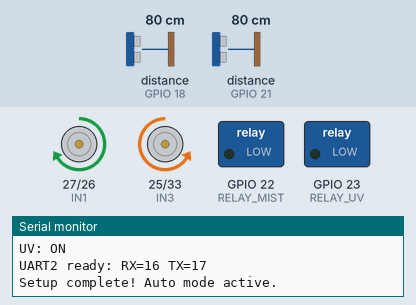
Simulated run of this sketch. Board: ESP32. On the bench: motor-driver pin pairs drawn as motors (green arrow = first pin HIGH = forward, orange = second pin HIGH = backward, longer = more drive, scaled by the enable pin), switched loads named in the sketch (green lamp = pin HIGH), the last lines printed to the serial monitor. Wiring (inferred from the names in the program): 2 × ultrasonic range finder: trigger GPIO 5, echo GPIO 18 / trigger GPIO 19, echo GPIO 21. Inputs (shaded band) come from the test bench; at power-on: distance to the obstacle (sensors on GPIO 18, GPIO 21) 80 cm. The echo pulse lasts 58.3 µs per cm; pins used as bus, display or sensor lines are not drawn.

Above: at 1.2 s.
1.3 s: distance to the obstacle (sensor on GPIO 18) set to 33 cm
4.3 s: distance to the obstacle (sensor on GPIO 18) set to 28 cm
At 4.9 s:
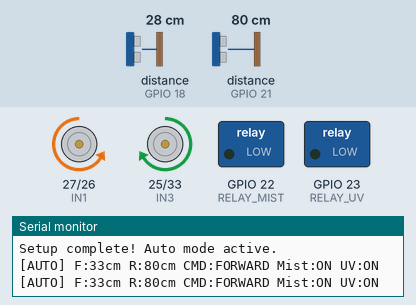
At 6.3 s:
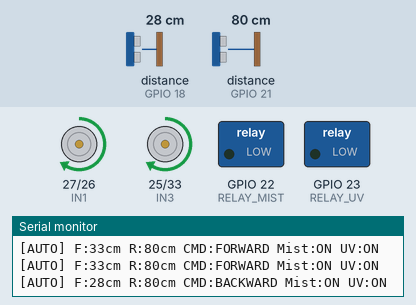
7.3 s: distance to the obstacle (sensor on GPIO 21) set to 33 cm
At 7.7 s:
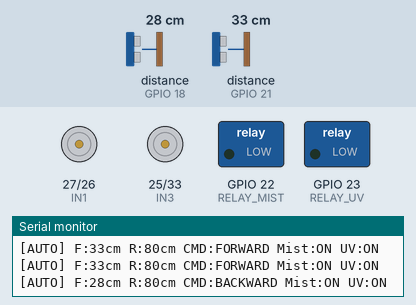
10.3 s: distance to the obstacle (sensor on GPIO 21) set to 27 cm
Timing chart, 0 to 20.3 s (numbered marks = the images above; inputs shaded):
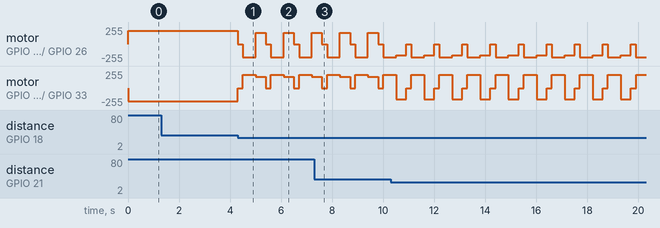

The sketch:

sketch_ma.ino
```cpp
/*
  ESP32 MAIN CONTROLLER — SaniBot

  UART PIN CONNECTIONS (ESP32 Main side):
    GPIO 16  →  RX2  →  ESP32-CAM GPIO 14 (TX)
    GPIO 17  →  TX2  →  ESP32-CAM GPIO 15 (RX)
    GND      →  GND  →  ESP32-CAM GND

  MOTOR PINS:
    GPIO 27 → L298N IN1    GPIO 26 → L298N IN2
    GPIO 25 → L298N IN3    GPIO 33 → L298N IN4
    GPIO 32 → L298N ENA    GPIO 14 → L298N ENB

  SENSOR PINS:
    GPIO 5  → Front TRIG   GPIO 18 → Front ECHO
    GPIO 19 → Right TRIG   GPIO 21 → Right ECHO

  RELAY PINS:
    GPIO 22 → Relay IN1 (Mist)
    GPIO 23 → Relay IN2 (UV)
*/

#include <WiFi.h>      // Auto mode (optional, now cam will control)

//  UART2 Pins
#define UART_RX_PIN   16    // ESP32 RX ← ESP32-CAM TX (GPIO 14)
#define UART_TX_PIN   17    // ESP32 TX → ESP32-CAM RX (GPIO 15)
#define UART_BAUD     9600

//  Motor Pins
#define IN1  27
#define IN2  26
#define IN3  25
#define IN4  33
#define ENA  32
#define ENB  14

//  Sensor Pins
#define TRIG_FRONT  5
#define ECHO_FRONT  18
#define TRIG_RIGHT  19
#define ECHO_RIGHT  21

//  Relay Pins
#define RELAY_MIST  22
#define RELAY_UV    23


//  Settings
#define MOTOR_SPEED  200
#define TURN_SPEED   170
#define SAFE_DIST     30
#define PWM_FREQ    1000
#define PWM_BITS       8

//  Auto Mode States
#define STATE_FORWARD  0
#define STATE_STOP     1
#define STATE_REVERSE  2
#define STATE_TURN     3

//  Global State
bool   autoMode   = true;
String curCmd     = "STOP";
int    frontDist  = 999;
int    rightDist  = 999;
int    motorSpd   = MOTOR_SPEED;
bool   mistOn     = true;
bool   uvOn       = true;
//bool freshenerOn = false;

int autoState             = STATE_FORWARD;
unsigned long stateStart  = 0;

//  UART receive buffer
String uartBuffer = "";

//  DISTANCE SENSOR
int getDistance(int trig, int echo) {
  digitalWrite(trig, LOW);
  delayMicroseconds(2);
  digitalWrite(trig, HIGH);
  delayMicroseconds(10);
  digitalWrite(trig, LOW);
  long dur = pulseIn(echo, HIGH, 15000);
  if (dur == 0) return 999;
  return (int)(dur / 58.2);
}

//  MOTOR FUNCTIONS (unchanged from original)
void setMotorSpeed(int l, int r) {
  ledcWrite(ENA, constrain(l, 0, 255));
  ledcWrite(ENB, constrain(r, 0, 255));
}

void stopMotors() {
  curCmd = "STOP";
  digitalWrite(IN1, LOW); digitalWrite(IN2, LOW);
  digitalWrite(IN3, LOW); digitalWrite(IN4, LOW);
  setMotorSpeed(0, 0);
}

void turnRight() {
  curCmd = "RIGHT";
  digitalWrite(IN1, HIGH); digitalWrite(IN2, LOW);
  digitalWrite(IN3, HIGH); digitalWrite(IN4, LOW);
  setMotorSpeed(TURN_SPEED, TURN_SPEED);
}

void turnLeft() {
  curCmd = "LEFT";
  digitalWrite(IN1, LOW);  digitalWrite(IN2, HIGH);
  digitalWrite(IN3, LOW);  digitalWrite(IN4, HIGH);
  setMotorSpeed(TURN_SPEED, TURN_SPEED);
}

void moveBackward() {
  curCmd = "BACKWARD";
  digitalWrite(IN1, LOW);  digitalWrite(IN2, HIGH);
  digitalWrite(IN3, HIGH); digitalWrite(IN4, LOW);
  setMotorSpeed(motorSpd, motorSpd);
}

void moveForward() {
  curCmd = "FORWARD";
  digitalWrite(IN1, HIGH); digitalWrite(IN2, LOW);
  digitalWrite(IN3, LOW);  digitalWrite(IN4, HIGH);
  setMotorSpeed(motorSpd, motorSpd);
}

//  RELAY CONTROL
void setMist(bool on) {
  mistOn = on;
  digitalWrite(RELAY_MIST, on ? LOW : HIGH);  // LOW = relay ON (active low)
  Serial.println(on ? "Mist: ON" : "Mist: OFF");
}

void setUV(bool on) {
  uvOn = on;
  digitalWrite(RELAY_UV, on ? LOW : HIGH);
  Serial.println(on ? "UV: ON" : "UV: OFF");
}

//  AUTO AVOIDANCE (non-blocking, unchanged)
void runAuto() {
  unsigned long now = millis();

  switch (autoState) {
    case STATE_FORWARD:
      frontDist = getDistance(TRIG_FRONT, ECHO_FRONT);
      rightDist = getDistance(TRIG_RIGHT, ECHO_RIGHT);
      if (frontDist > SAFE_DIST) {
        moveForward();
      } else {
        stopMotors();
        autoState  = STATE_STOP;
        stateStart = now;
      }
      break;

    case STATE_STOP:
      if (now - stateStart >= 200) {
        moveBackward();
        autoState  = STATE_REVERSE;
        stateStart = now;
      }
      break;

    case STATE_REVERSE:
      if (now - stateStart >= 500) {
        stopMotors();
        rightDist = getDistance(TRIG_RIGHT, ECHO_RIGHT);
        if (rightDist > SAFE_DIST) turnRight();
        else                       turnLeft();
        autoState  = STATE_TURN;
        stateStart = now;
      }
      break;

    case STATE_TURN:
      if (now - stateStart >= 400) {
        stopMotors();
        autoState  = STATE_FORWARD;
        stateStart = now;
      }
      break;
  }
}

//  UART: Command parse
//  Formats:
//    CMD:FORWARD
//    CMD:BACKWARD
//    CMD:LEFT
//    CMD:RIGHT
//    CMD:STOP
//    CMD:AUTO
//    CMD:MANUAL
//    CMD:MIST:1  or  CMD:MIST:0
//    CMD:UV:1    or  CMD:UV:0
//    CMD:SPD:200
void processUARTCommand(String line) {
  line.trim();
  Serial.println("UART CMD: " + line);

  if (!line.startsWith("CMD:")) return;
  String payload = line.substring(4);  // "CMD:" ke baad wala part

  if (payload == "FORWARD")  {
    if (!autoMode) moveForward();
  }
  else if (payload == "BACKWARD") {
    if (!autoMode) moveBackward();
  }
  else if (payload == "LEFT") {
    if (!autoMode) turnLeft();
  }
  else if (payload == "RIGHT") {
    if (!autoMode) turnRight();
  }
  else if (payload == "STOP") {
    if (!autoMode) stopMotors();
  }
  else if (payload == "AUTO") {
    autoMode   = true;
    autoState  = STATE_FORWARD;
    stateStart = millis();
    Serial.println("Mode: AUTO");
  }
  else if (payload == "MANUAL") {
    autoMode = false;
    stopMotors();
    Serial.println("Mode: MANUAL");
  }
  else if (payload.startsWith("MIST:")) {
    setMist(payload.substring(5) == "1");
  }
  else if (payload.startsWith("UV:")) {
    setUV(payload.substring(3) == "1");
  }
  else if (payload.startsWith("SPD:")) {
    motorSpd = constrain(payload.substring(4).toInt(), 80, 255);
    Serial.println("Speed: " + String(motorSpd));
  }
}

//  UART: Data read (non-blocking)
void readUART() {
  while (Serial2.available()) {
    char c = (char)Serial2.read();
    if (c == '\n') {
      if (uartBuffer.length() > 0) {
        processUARTCommand(uartBuffer);
        uartBuffer = "";
      }
    } else if (c != '\r') {
      uartBuffer += c;
    }
  }
}

//  UART: Status data ESP32-CAM ko bhejo
//  Format: DATA:FRONT:45:RIGHT:30:CMD:FORWARD:MODE:AUTO:MIST:0:UV:0
void sendStatusToCAM() {
  String data = "DATA:FRONT:" + String(frontDist) +
                ":RIGHT:"     + String(rightDist) +
                ":CMD:"       + curCmd +
                ":MODE:"      + (autoMode ? "AUTO" : "MANUAL") +
                ":MIST:"      + (mistOn ? "1" : "0") +
                ":UV:"        + (uvOn   ? "1" : "0");
  Serial2.println(data);
}

//  SETUP
void setup() {
  Serial.begin(115200);
  Serial.println("\n=== SaniBot ESP32 Main Starting ===");

  //  Motor pins
  pinMode(IN1, OUTPUT); pinMode(IN2, OUTPUT);
  pinMode(IN3, OUTPUT); pinMode(IN4, OUTPUT);

  ledcAttach(ENA, PWM_FREQ, PWM_BITS);
  ledcAttach(ENB, PWM_FREQ, PWM_BITS);

  //  Sensor pins
  pinMode(TRIG_FRONT, OUTPUT); pinMode(ECHO_FRONT, INPUT);
  pinMode(TRIG_RIGHT, OUTPUT); pinMode(ECHO_RIGHT, INPUT);

  //  Relay pins (HIGH = relay OFF, active-low relay)
  pinMode(RELAY_MIST, OUTPUT); digitalWrite(RELAY_MIST, HIGH);
  pinMode(RELAY_UV,   OUTPUT); digitalWrite(RELAY_UV,   HIGH);

  setMist(true);   // Auto mode start = mist ON
  setUV(true);     // Auto mode start = UV ON

  stopMotors();

  //  UART2 init
  // RX=16, TX=17
  Serial2.begin(UART_BAUD, SERIAL_8N1, UART_RX_PIN, UART_TX_PIN);
  Serial.println("UART2 ready: RX=" + String(UART_RX_PIN) + " TX=" + String(UART_TX_PIN));
  Serial.println("Setup complete! Auto mode active.");
}

//  MAIN LOOP
void loop() {

  // 1. UART commands receive
  readUART();

  // 2. Auto mode (if auto)
  if (autoMode) {
    runAuto();
  }

  // 3. in every 500ms send status to CAM
  static unsigned long lastStatus = 0;
  if (millis() - lastStatus > 500) {
    // Sensor data update (manual mode also)
    if (!autoMode) {
      frontDist = getDistance(TRIG_FRONT, ECHO_FRONT);
      rightDist = getDistance(TRIG_RIGHT, ECHO_RIGHT);
    }
    sendStatusToCAM();
    lastStatus = millis();
  }

  // 4. Serial monitor log (2 sec)
  static unsigned long lastLog = 0;
  if (millis() - lastLog > 2000) {
    Serial.printf("[%s] F:%dcm R:%dcm CMD:%s Mist:%s UV:%s\n",
      autoMode ? "AUTO" : "MANUAL",
      frontDist, rightDist, curCmd.c_str(),
      mistOn ? "ON" : "OFF", uvOn ? "ON" : "OFF");
    lastLog = millis();
  }
}
```

Measured:
- the behaviour switches between 31 and 30 cm on distance to the obstacle (sensor on GPIO 18) (found by bisection; images 0 and 1)
